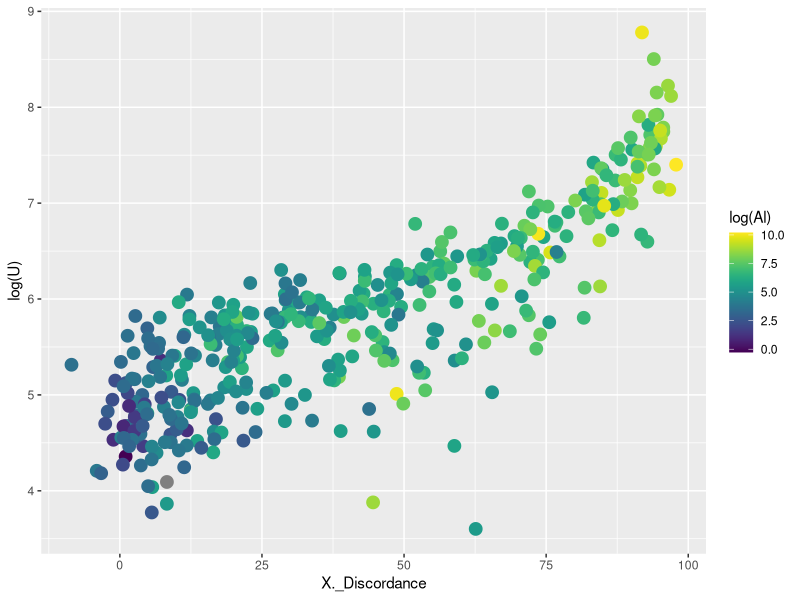
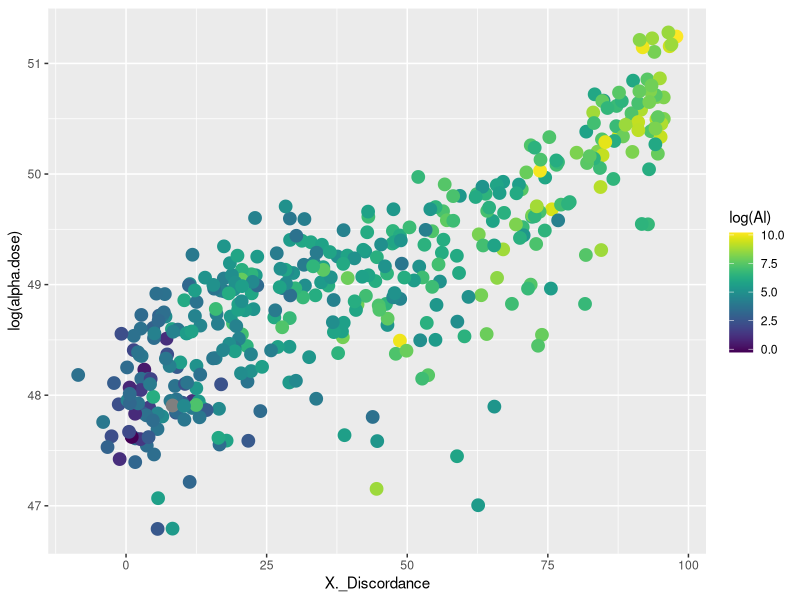
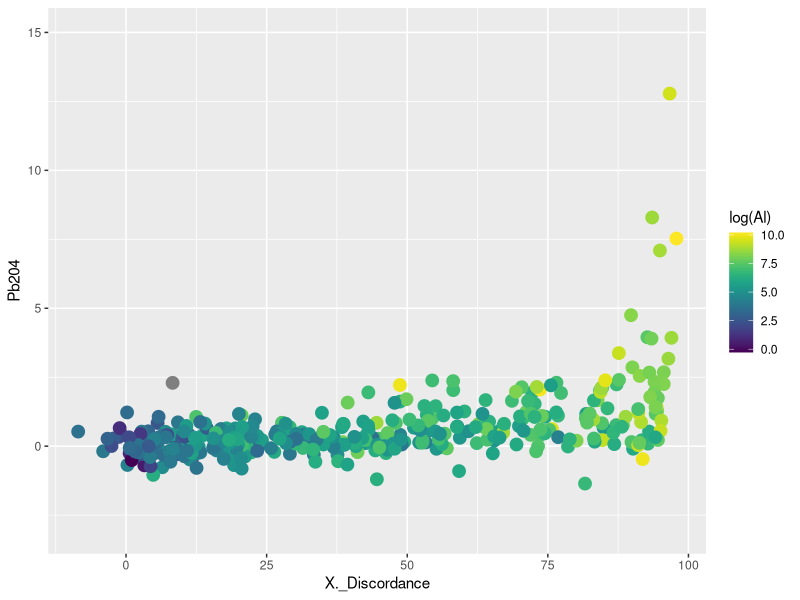
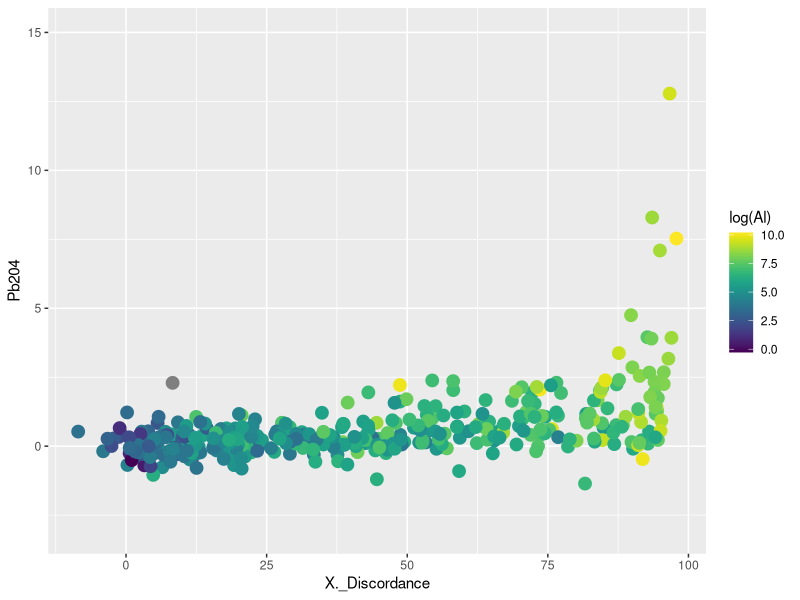
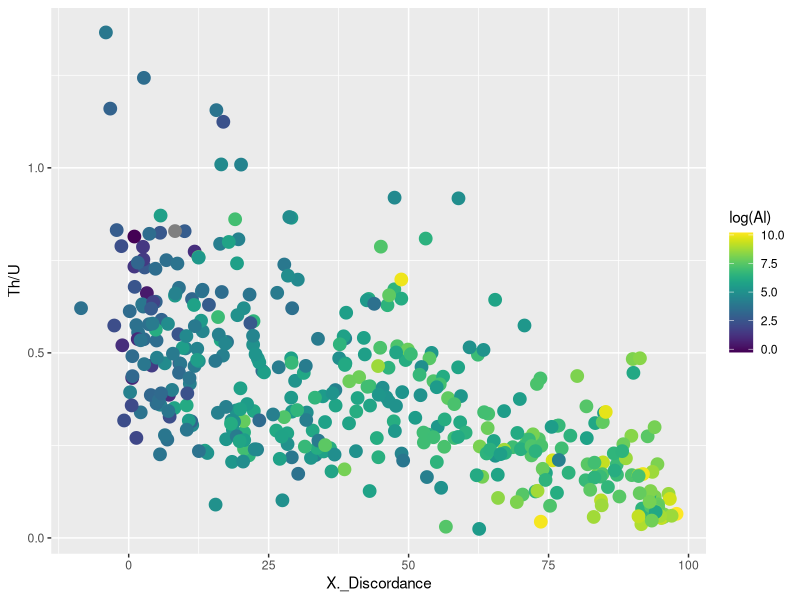
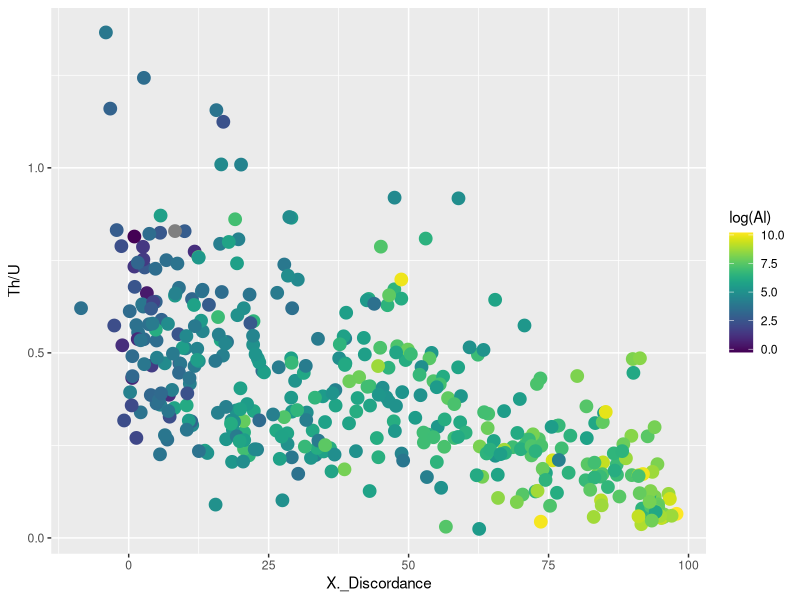

Source code (R) for these figures, in order:

library(ggplot2)

## set your working directory
setwd( "/Users/jessereimink/My Drive (jxr1350@psu.edu)/Research/PSU/Projects/Basin Fluid Flow/Discordance Dating Manuscript/CodeForGithub")

data.sample.2 <- read.csv( "Sample_2_All_LabeledPoints.csv" )

### Alpha dose
alpha.dose <- function( u.conc, th.conc, age ) {
  ## calculate zircon alpha dose at age in Ma
  8*(  ( u.conc * 6.022148e+23 * 0.9938 )/( 238.05078826*1000 )) * ( exp(1.55125e-10*age*1e6)-1) +
    7*( ( u.conc*6.022148e+23*0.0073)/(235.0439299 *1000)) * (exp(9.8485e-10*age*1e6)-1 )  +
    6*( ( th.conc*6.022148e+23)/(232.03805*1000))*(exp(4.948e-11*age*1e6)-1)	
}


data.sample.2$alpha.dose <- alpha.dose( data.sample.2$U,
                                        data.sample.2$Th,
                                        data.sample.2$Pb207.Pb206_age_mean )

### U vs discordance plot
ggplot( data.sample.2, aes( x = X._Discordance , 
                            y =  log( U ) , 
                            color = log( Al ) ) ) +
  viridis::scale_color_viridis() +
  geom_point( size = 4 )

### alpha dose vs discordance plot
ggplot( data.sample.2, aes( x = X._Discordance , 
                            y =  log( alpha.dose ) , 
                            color = log( Al ) ) ) +
  viridis::scale_color_viridis() +
  geom_point( size = 4 )

### alpha dose vs discordance plot
ggplot( data.sample.2, aes( x = X._Discordance , 
                            y =  Pb204 , 
                            color = log( Al ) ) ) +
  viridis::scale_color_viridis() +
  ylim( -3, 15 ) + ## remove one very low data point from plotting
  geom_point( size = 4 )


### alpha dose vs discordance plot
ggplot( data.sample.2, aes( x = X._Discordance , 
                            y =  Pb204 , 
                            color = log( Al ) ) ) +
  viridis::scale_color_viridis() +
  ylim( -3, 15 ) + ## remove one very low data point from plotting
  geom_point( size = 4 )

### alpha dose vs discordance plot
ggplot( data.sample.2, aes( x = X._Discordance , 
                            y =  Th/U , 
                            color = log( Al ) ) ) +
  viridis::scale_color_viridis() +
  geom_point( size = 4 )
ggsave("th.u.plot.pdf", width = 10, height = 7 )

          